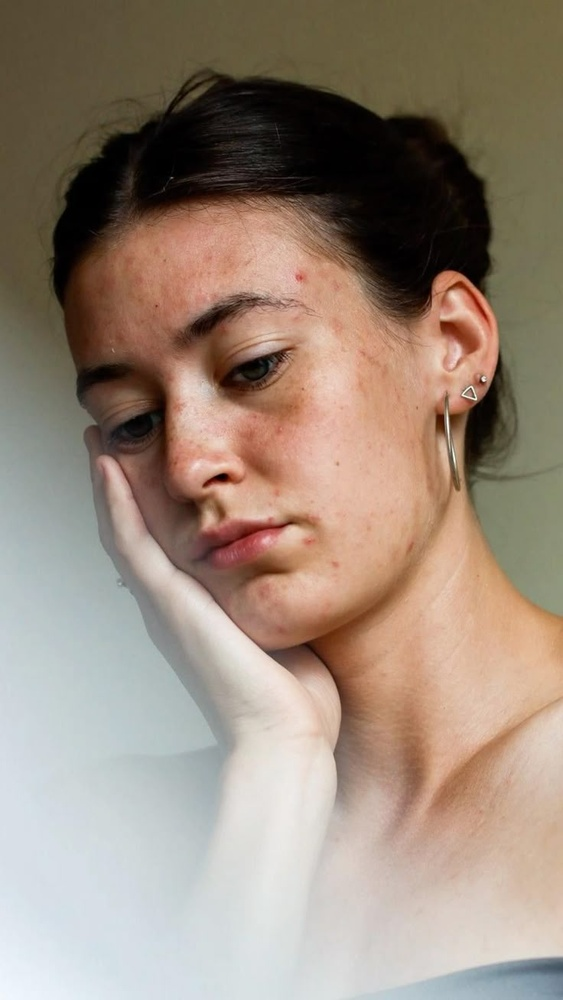
#> input picture .gradio/flagged/Upload Face Image/3efbfd6fcad6136d434d/.jpg, 563 x 1000 px, shrunk from 736 x 1308 before the run
$ python -i skin_mask_generator.py   (imports and definitions only)
#> lines starting #> are read from the running program, lines starting #| are printed output that depends on the picture; after the words box and inside, x2 and y2 are one past the last pixel; in counts of white or black regions, pixels touching at a corner belong together
#> further down, picture is the input picture: shape (1000, 563, 3); mean B, G, R 121.9, 136.5, 153.4
import cv2 as cv
import numpy as np

def generate_skin_mask(img):
    hsv_img = cv.cvtColor(img, cv.COLOR_BGR2HSV)
#> hsv_img: shape (1000, 563, 3); mean H, S, V 34.1, 75.3, 156.2

    lower_skin = np.array([0,15,60], dtype='uint8')
    upper_skin = np.array([25,255,255], dtype='uint8')

    lower_skin2 = np.array([0,30,30], dtype='uint8')
    upper_skin2 = np.array([20,255,200], dtype='uint8')

    mask1 = cv.inRange(hsv_img, lower_skin, upper_skin)
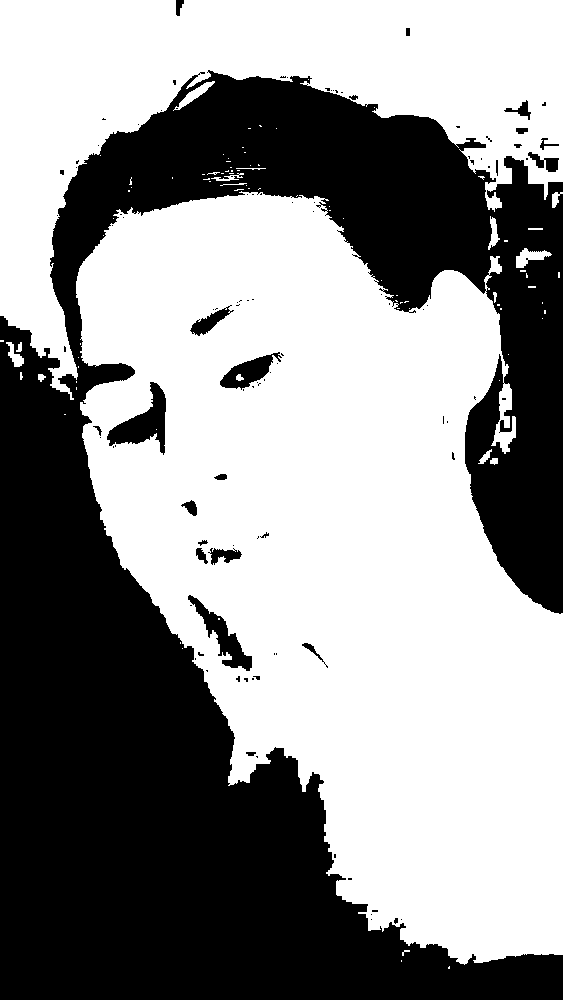
#> mask1: shape (1000, 563); 57.4% white; 106 black regions (83 under 20 px), largest, box (x1, y1, x2, y2) and area: (0, 70, 563, 1000) 233501, (107, 382, 166, 455) 1780, (188, 595, 252, 671) 1335
    mask2 = cv.inRange(hsv_img, lower_skin2, upper_skin2)
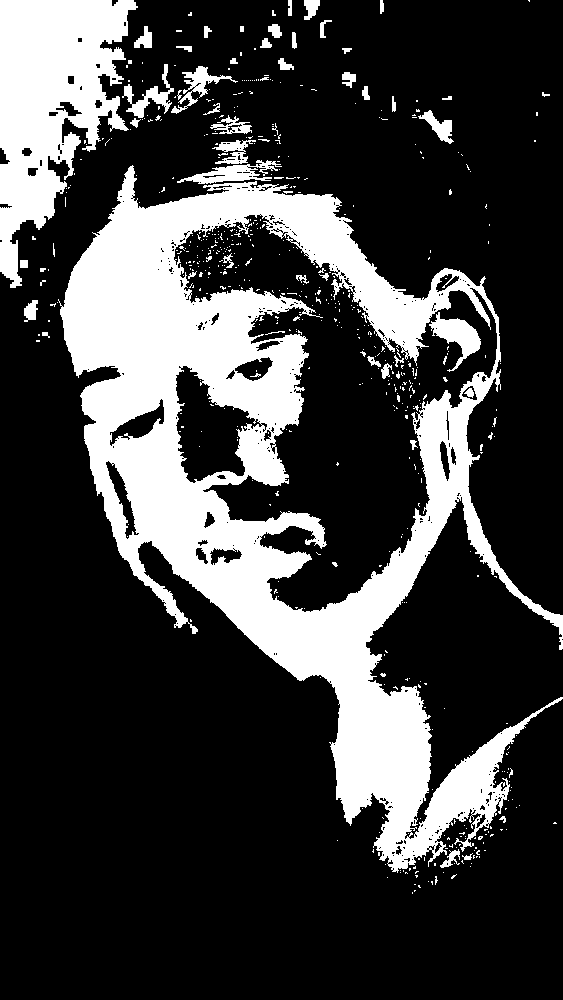
#> mask2: shape (1000, 563); 24.9% white; 585 white regions (532 under 20 px), largest, box (x1, y1, x2, y2) and area: (58, 165, 563, 873) 108865, (0, 0, 138, 288) 21568, (429, 312, 481, 372) 1204

    # kernel = np.ones((5,5), np.uint8)
    # cleaned_mask = cv.morphologyEx(skin_mask, cv.MORPH_CLOSE, kernel)
    skin_mask = cv.bitwise_or(mask1, mask2)
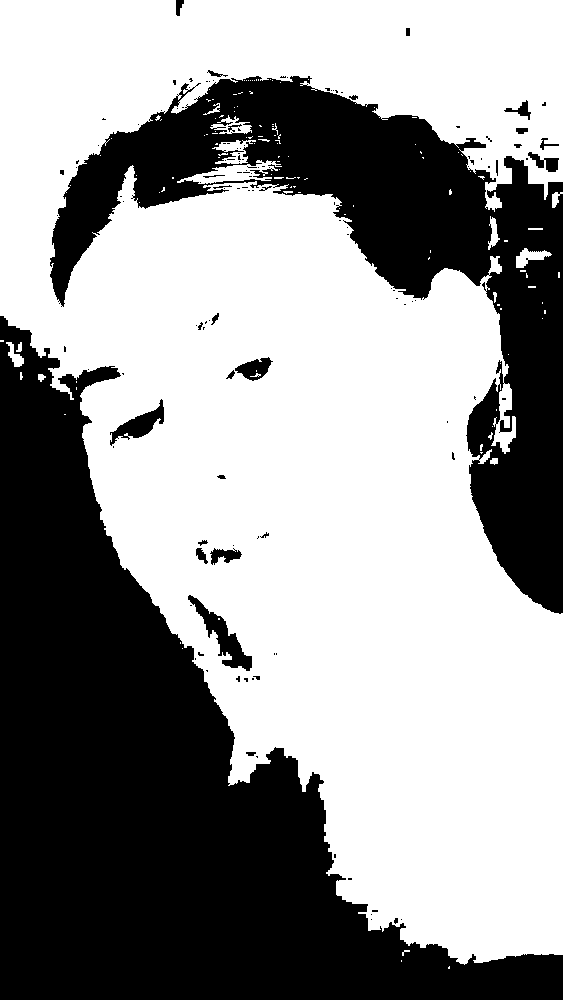
#> skin_mask: shape (1000, 563); 59.2% white; 131 black regions (103 under 20 px), largest, box (x1, y1, x2, y2) and area: (0, 316, 563, 1000) 148482, (50, 76, 563, 614) 76219, (188, 595, 252, 671) 1335

    kernel = cv.getStructuringElement(cv.MORPH_ELLIPSE, (5,5))
    skin_mask = cv.morphologyEx(skin_mask, cv.MORPH_CLOSE, kernel, iterations=2)
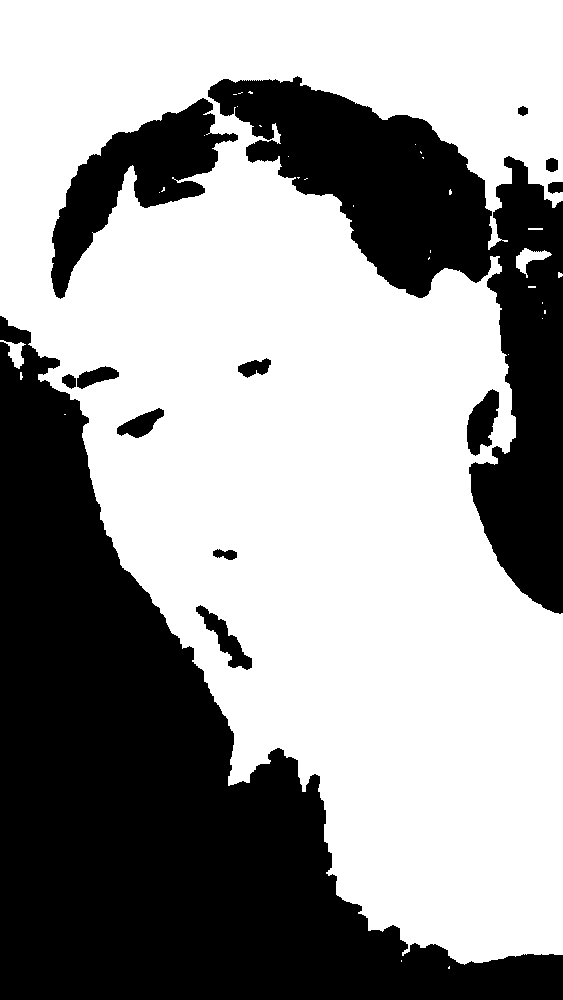
#> skin_mask: shape (1000, 563); 60.5% white; 13 black regions, largest, box (x1, y1, x2, y2) and area: (0, 316, 563, 1000) 147005, (208, 76, 563, 614) 57924, (51, 98, 238, 299) 12859

    return skin_mask

>>> import cv2
>>> picture = cv2.imread('../../.gradio/flagged/Upload Face Image/3efbfd6fcad6136d434d/.jpg')
>>> result = generate_skin_mask(picture)
